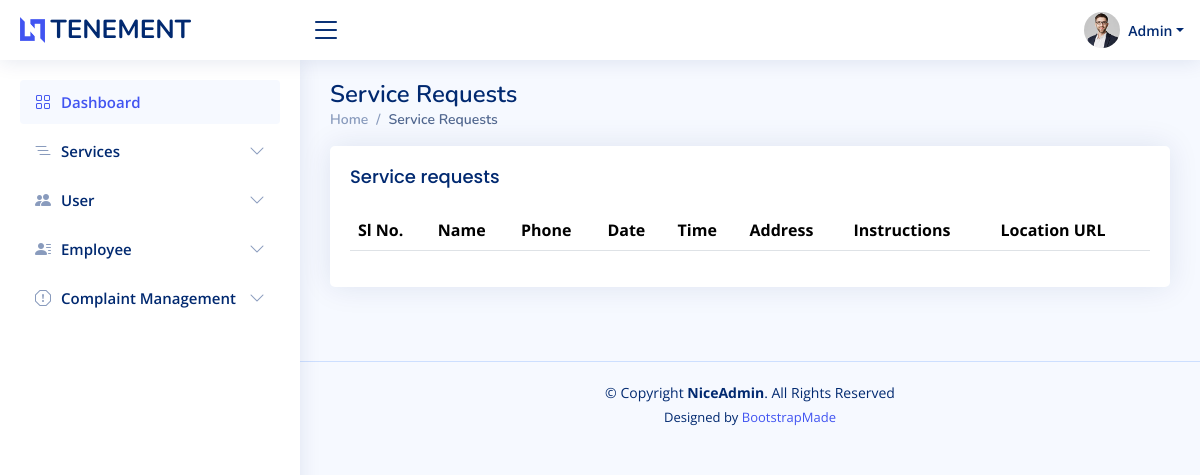
Before: /admin/servicelist.php with the older database file.
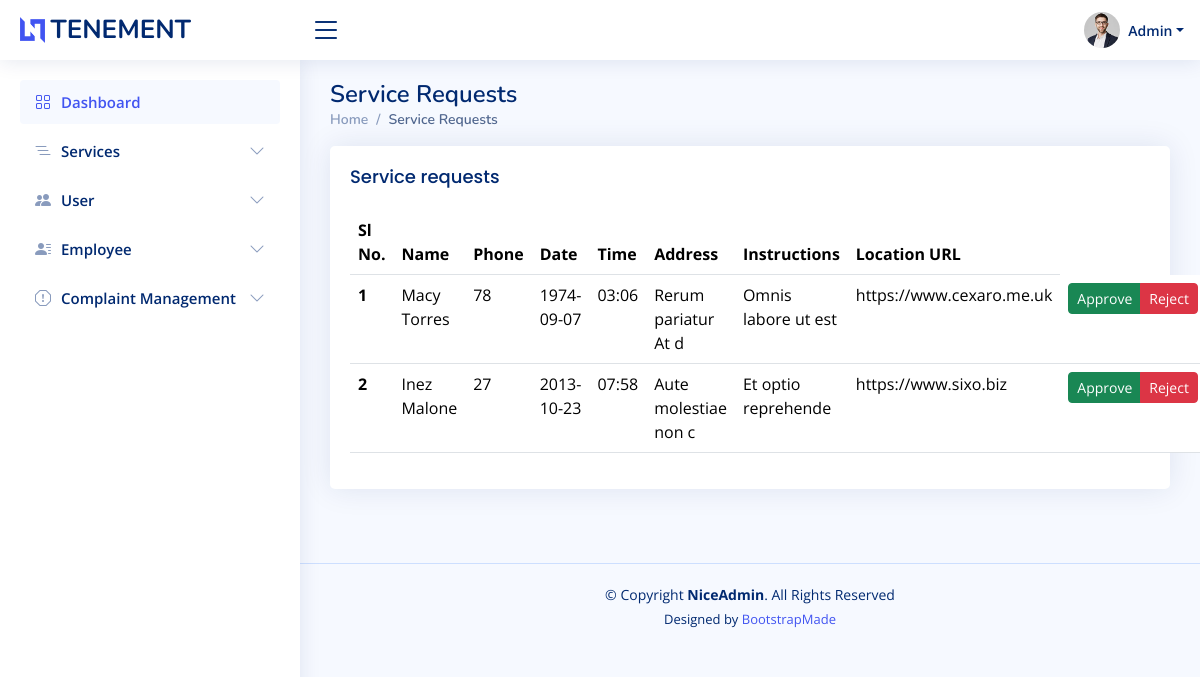
After: the same page with the newer database file.
### tables this page shows
CREATE TABLE `booking` (
  `bookingid` int(50) NOT NULL,
  `name` varchar(50) NOT NULL,
  `phone` varchar(50) NOT NULL,
  `date` date NOT NULL,
  `time` varchar(50) NOT NULL DEFAULT current_timestamp(),
  `address` varchar(200) NOT NULL,
  `district` varchar(50) NOT NULL,
  `city` varchar(50) NOT NULL,
  `instructions` varchar(300) NOT NULL,
  `landmark` varchar(100) NOT NULL,
  `url` varchar(100) NOT NULL,
  `status` int(20) NOT NULL,
  `email` varchar(50) NOT NULL,
  `serviceid` int(50) NOT NULL
);

### connect.php (called while the page is built, shortened)
<?php
$dbname="tenement";
$conn=mysqli_connect("localhost","root","",$dbname);
function select_data($sql)
{
  global $conn;
  $res = mysqli_query($conn, $sql);
  if ($res)
    return $res;
  else
    return False;
}
?>

### admin/servicelist.php (the view, shortened to what this page needs)
<?php
include 'header.php';
?>
  <main id="main" class="main">
    <div class="pagetitle">
      <h1>Service Requests</h1>
      <nav>
        <ol class="breadcrumb">
          <li class="breadcrumb-item"><a href="index.php">Home</a></li>
          <li class="breadcrumb-item active">Service Requests</li>
        </ol>
      </nav>
    </div>
    <section class="section dashboard">
      <div class="row">
      <section class="section">
      <div class="row">
        <div class="col-lg-12">
        <div class="card">
          <div class="card-body">
            <h5 class="card-title">Service requests</h5>
              <table class="table datatable">
                <thead>
                  <tr>
                    <th scope="col">Sl No.</th>
                    <th scope="col">Name</th>
                    <th scope="col">Phone</th>
                    <th scope="col">Date</th>
                    <th scope="col">Time</th>
                    <th scope="col">Address</th>
                    <th scope="col">Instructions</th>
                    <th scope="col">Location URL</th>
                  </tr>
                </thead>
                <tbody>
                <?php
               $sql = "SELECT * FROM `booking` WHERE status='0'";
                $data=select_data($sql);
                $n=1;
                while ($row = mysqli_fetch_assoc($data)) {
                  ?>
                  <tr>
                 <th scope='row'><?php echo $n++; ?></th>
                 <td><?php echo  $row['name'] ?></td>
                 <td> <?php echo $row['phone'] ?></td>
                 <td><?php echo $row['date'] ?></td>
                 <td><?php echo $row['time']?></td>
                 <td> <?php echo $row['address']  ?></td>
                 <td> <?php echo $row['instructions'] ?></td>
                 <td> <?php echo  $row['url'] ?> </td>
                 <td>
                          <div class="btn-group">
                            <a href="#" class="btn btn-success btn-sm">Approve</a>
                            <a href="#" class="btn btn-danger btn-sm">Reject</a>
                          </div>
                        </td>
                 </tr>
                  <?php
                  }
                  ?>
                </tbody>
              </table>
            </div>
          </div>
        </div>
      </div>
    </section>
  </main>

### admin/header.php (shortened to what this page needs)
<?php
require '../connect.php';
?>
<!DOCTYPE html>
<html lang="en">
<head>
  <link href="assets/vendor/bootstrap/css/bootstrap.min.css" rel="stylesheet">
  <link href="assets/vendor/bootstrap-icons/bootstrap-icons.css" rel="stylesheet">
  <link href="assets/vendor/boxicons/css/boxicons.min.css" rel="stylesheet">
  <link href="assets/vendor/quill/quill.snow.css" rel="stylesheet">
  <link href="assets/vendor/quill/quill.bubble.css" rel="stylesheet">
  <link href="assets/vendor/remixicon/remixicon.css" rel="stylesheet">
  <link href="assets/vendor/simple-datatables/style.css" rel="stylesheet">
  <link href="assets/css/style.css" rel="stylesheet">
</head>
<body>
  <header id="header" class="header fixed-top d-flex align-items-center">
    <div class="d-flex align-items-center justify-content-between">
      <a href="index.php" class="logo d-flex align-items-center">
        <img src="assets/img/logo.png" alt="">
        <span class="d-none d-lg-block">TENEMENT</span>
      </a>
      <i class="bi bi-list toggle-sidebar-btn"></i>
    </div>
    <nav class="header-nav ms-auto">
      <ul class="d-flex align-items-center">
        <li class="nav-item dropdown pe-3">
          <a class="nav-link nav-profile d-flex align-items-center pe-0" href="#" data-bs-toggle="dropdown">
            <img src="assets/img/profile-img.jpg" alt="Profile" class="rounded-circle">
            <span class="d-none d-md-block dropdown-toggle ps-2">Admin</span>
          </a>
        </li>
      </ul>
    </nav>
  </header>
  <aside id="sidebar" class="sidebar">
    <ul class="sidebar-nav" id="sidebar-nav">
      <li class="nav-item">
        <a class="nav-link " href="index.php">
          <i class="bi bi-grid"></i>
          <span>Dashboard</span>
        </a>
      </li>
<li class="nav-item">
  <a class="nav-link collapsed" data-bs-target="#icons-nav" data-bs-toggle="collapse" href="#">
    <i class="bi bi-list-nested"></i><span>Services</span><i class="bi bi-chevron-down ms-auto"></i>
  </a>
</li>
      <li class="nav-item">
        <a class="nav-link collapsed" data-bs-target="#forms-nav" data-bs-toggle="collapse" href="#">
          <i class="bi bi-people-fill"></i><span>User</span><i class="bi bi-chevron-down ms-auto"></i>
        </a>
      </li>
      <li class="nav-item">
        <a class="nav-link collapsed" data-bs-target="#tables-nav" data-bs-toggle="collapse" href="#">
        <i class="bi bi-person-lines-fill"></i><span>Employee</span><i class="bi bi-chevron-down ms-auto"></i>
        </a>
      </li>
      <li class="nav-item">
        <a class="nav-link collapsed" data-bs-target="#charts-nav" data-bs-toggle="collapse" href="#">
          <i class="bi bi-exclamation-octagon"></i><span>Complaint Management</span><i class="bi bi-chevron-down ms-auto"></i>
        </a>
      </li>
    </ul>
  </aside>

### admin/assets/css/style.css (style rules this page uses)
:root { scroll-behavior: smooth; }
body { font-family: "Open Sans", sans-serif; background: #f6f9ff; color: #444444; }
a { color: #4154f1; text-decoration: none; }
h1, h2, h3, h4, h5, h6 { font-family: "Nunito", sans-serif; }
#main { margin-top: 60px; padding: 20px 30px; transition: all 0.3s; }
.pagetitle { margin-bottom: 10px; }
.pagetitle h1 { font-size: 24px; margin-bottom: 0; font-weight: 600; color: #012970; }
.card { margin-bottom: 30px; border: none; border-radius: 5px; box-shadow: 0px 0 30px rgba(1, 41, 112, 0.1); }
.card-title { padding: 20px 0 15px 0; font-size: 18px; font-weight: 500; color: #012970; font-family: "Poppins", sans-serif; }
.card-body { padding: 0 20px 20px 20px; }
.breadcrumb { font-size: 14px; font-family: "Nunito", sans-serif; color: #899bbd; font-weight: 600; }
.breadcrumb a { color: #899bbd; transition: 0.3s; }
.breadcrumb .breadcrumb-item::before { color: #899bbd; }
.breadcrumb .active { color: #51678f; font-weight: 600; }
.logo { line-height: 1; }
@media (min-width: 1200px) { .logo { width: 280px; } }
.logo img { max-height: 26px; margin-right: 6px; }
.logo span { font-size: 26px; font-weight: 700; color: #012970; font-family: "Nunito", sans-serif; }
.header { transition: all 0.5s; z-index: 997; height: 60px; box-shadow: 0px 2px 20px rgba(1, 41, 112, 0.1); background-color: #fff; padding-left: 20px; }
.header .toggle-sidebar-btn { font-size: 32px; padding-left: 10px; cursor: pointer; color: #012970; }
.header-nav ul { list-style: none; }
.header-nav > ul { margin: 0; padding: 0; }
.header-nav .nav-profile { color: #012970; }
.header-nav .nav-profile img { max-height: 36px; }
.header-nav .nav-profile span { font-size: 14px; font-weight: 600; }
.sidebar { position: fixed; top: 60px; left: 0; bottom: 0; width: 300px; z-index: 996; transition: all 0.3s; padding: 20px; overflow-y: auto; scrollbar-width: thin; scrollbar-color: #aab7cf transparent; box-shadow: 0px 0px 20px rgba(1, 41, 112, 0.1); background-color: #fff; }
@media (min-width: 1200px) { #main, #footer { margin-left: 300px; } }
.sidebar-nav { padding: 0; margin: 0; list-style: none; }
.sidebar-nav li { padding: 0; margin: 0; list-style: none; }
.sidebar-nav .nav-item { margin-bottom: 5px; }
.sidebar-nav .nav-link { display: flex; align-items: center; font-size: 15px; font-weight: 600; color: #4154f1; transition: 0.3; background: #f6f9ff; padding: 10px 15px; border-radius: 4px; }
.sidebar-nav .nav-link i { font-size: 16px; margin-right: 10px; color: #4154f1; }
.sidebar-nav .nav-link.collapsed { color: #012970; background: #fff; }
.sidebar-nav .nav-link.collapsed i { color: #899bbd; }
.sidebar-nav .nav-link .bi-chevron-down { margin-right: 0; transition: transform 0.2s ease-in-out; }
.footer { padding: 20px 0; font-size: 14px; transition: all 0.3s; border-top: 1px solid #cddfff; }
.footer .copyright { text-align: center; color: #012970; }
.footer .credits { padding-top: 5px; text-align: center; font-size: 13px; color: #012970; }

Changed rows visible on the page:
added booking: name "Macy Torres", phone "78", date "1974-09-07", time "03:06", address "Rerum pariatur At d", instructions "Omnis labore ut est", url "https://www.cexaro.me.uk"
added booking: name "Inez Malone", phone "27", date "2013-10-23", time "07:58", address "Aute molestiae non c", instructions "Et optio reprehende", url "https://www.sixo.biz"
